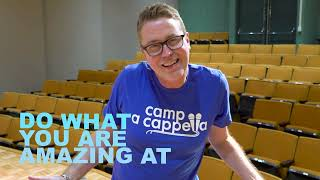
#> input picture engine/footage-picks/thumbs/-zSnIm_XyKk.jpg, 320 x 180 px
$ python -i make_thumb.py   (imports and definitions only)
#> lines starting #> are read from the running program, lines starting #| are printed output that depends on the picture
"""YouTube thumbnail in Bill Biffle's layout: guest photo left (760 px), charcoal panel right with serif name,
gold title lines and "with Deke Sharon".

Rasmus: official Ringmasters headshot (ringmasters.se/about, "ras.webp", 800x800 studio portrait), used instead of
a webcam frame from the call (Denis 2026-11-10: the webcam frame looked terrible, wanted a positive, fun image).
Scaled 1.2x with Lanczos only, no AI upscaler, so his face is not altered.

Usage: python make_thumb.py <photo> <out.jpg>
"""
import sys
from PIL import Image, ImageDraw, ImageFont, ImageFilter, ImageEnhance

W, H, PW = 1280, 720, 760
PANEL = (23, 23, 23)
CREAM, GOLD, WHITE = (242, 236, 220), (212, 168, 83), (245, 245, 245)
NAME = ["Rasmus", "Krigström"]
TITLE = ["Ringmasters", "2012 International", "Quartet Champion"]
FONTS = "C:/Windows/Fonts/"


def photo(src, box=None):
#> called with src = '../footage-picks/thumbs/-zSnIm_XyKk.jpg'
    im = Image.open(src).convert("RGB")
#> im is the input picture: PIL image 320x180 RGB; mean R, G, B 109.3, 101.7, 91
    if box:  # crop box (x0, y0, x1, y1) in the source, same 760:720 shape, e.g. from a 4K video frame
        im = im.crop(box).resize((PW, H), Image.LANCZOS)
        im = im.filter(ImageFilter.UnsharpMask(radius=1.0, percent=35, threshold=2))
        return ImageEnhance.Brightness(im).enhance(1.06)
    s = 1.2
    im = im.resize((round(im.width * s), round(im.height * s)), Image.LANCZOS)
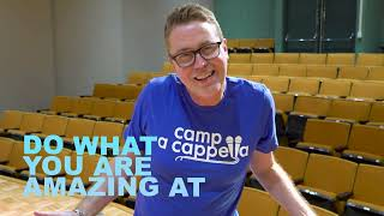
#> im: PIL image 384x216 RGB; mean R, G, B 109.3, 101.7, 91
    im = im.filter(ImageFilter.UnsharpMask(radius=1.2, percent=40, threshold=2))
    im = ImageEnhance.Brightness(im).enhance(1.04)
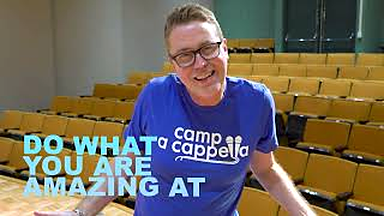
#> im: PIL image 384x216 RGB; mean R, G, B 113.1, 105.2, 93.8
    im = ImageEnhance.Color(im).enhance(1.05)
    # face centre in the 800 px source is about x 395, y 300: keep it a little left of the photo's centre
    cx = round(395 * s)
    x0 = max(0, min(im.width - PW, cx - PW // 2 + 10))
#> x0 = 0
    y0 = round(40 * s)
    crop = im.crop((x0, y0, x0 + PW, y0 + H))
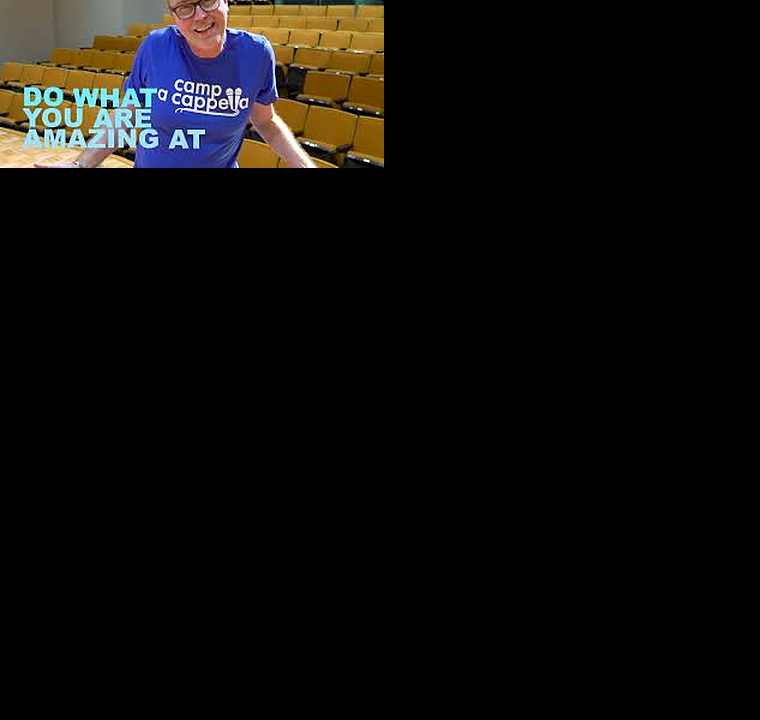
#> crop: PIL image 760x720 RGB; mean R, G, B 14, 12.6, 11.2
    if crop.height < H:  # pad the bottom with the suit colour if the photo runs out
        pad = Image.new("RGB", (PW, H), crop.getpixel((PW // 2, crop.height - 1)))
        pad.paste(crop, (0, 0))
        crop = pad
    return crop


def main(src, out, box=None):
    canvas = Image.new("RGB", (W, H), PANEL)
    canvas.paste(photo(src, box), (0, 0))
    d = ImageDraw.Draw(canvas)
    serif = ImageFont.truetype(FONTS + "cambriab.ttf", 84)
    sans = ImageFont.truetype(FONTS + "segoeui.ttf", 31)
    sans_b = ImageFont.truetype(FONTS + "seguisb.ttf", 29)
    x, y = 820, 160
    for line in NAME:
        d.text((x, y), line, font=serif, fill=CREAM)
        y += 104
    y += 10
    d.line((x, y, x + 90, y), fill=GOLD, width=4)
    y += 30
    for line in TITLE:
        d.text((x, y), line, font=sans, fill=GOLD)
        y += 45
    y += 22
    d.text((x, y), "with Deke Sharon", font=sans_b, fill=WHITE)
    canvas.save(out, quality=93)
    print("saved", out)


# [2 lines not run here, left out]

>>> result = photo('../footage-picks/thumbs/-zSnIm_XyKk.jpg')

$ run again, on engine/footage-picks/thumbs/50excXOTAuQ.jpg
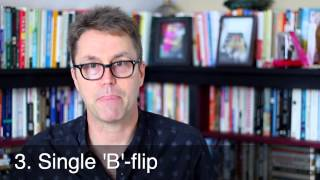
#> input picture engine/footage-picks/thumbs/50excXOTAuQ.jpg, 320 x 180 px
#> in photo, im is the input picture: PIL image 320x180 RGB; mean R, G, B 105.4, 100.8, 112.5
#> in photo, `im = im.resize((round(im.width * s), round(im.height * s)), Image.LANC..`:
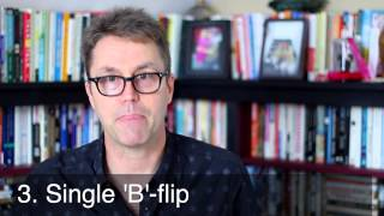
#> im: PIL image 384x216 RGB; mean R, G, B 105.4, 100.8, 112.4
#> in photo, `crop = im.crop((x0, y0, x0 + PW, y0 + H))`:
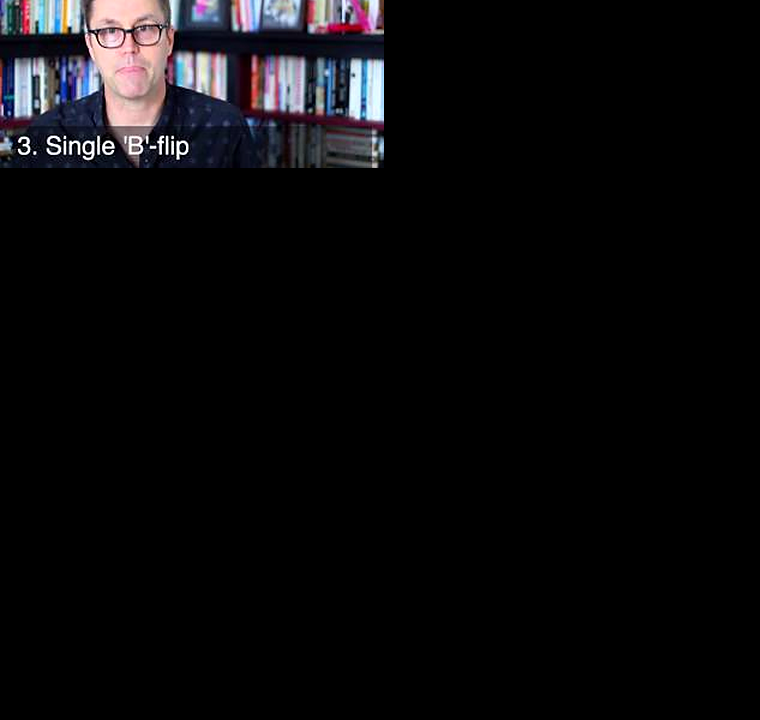
#> crop: PIL image 760x720 RGB; mean R, G, B 11.2, 10.5, 12.1

$ run again, on engine/footage-picks/thumbs/54tfRYHm_1I.jpg
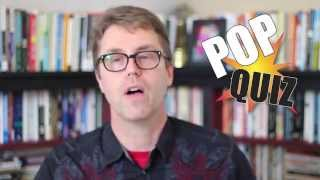
#> input picture engine/footage-picks/thumbs/54tfRYHm_1I.jpg, 320 x 180 px
#> in photo, im is the input picture: PIL image 320x180 RGB; mean R, G, B 132.1, 119.2, 121.3
#> in photo, `im = im.resize((round(im.width * s), round(im.height * s)), Image.LANC..`:
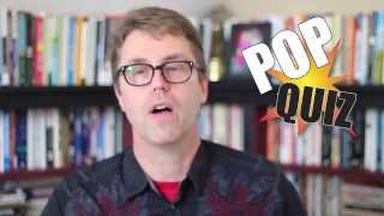
#> im: PIL image 384x216 RGB; mean R, G, B 132.1, 119.2, 121.2
#> in photo, `crop = im.crop((x0, y0, x0 + PW, y0 + H))`:
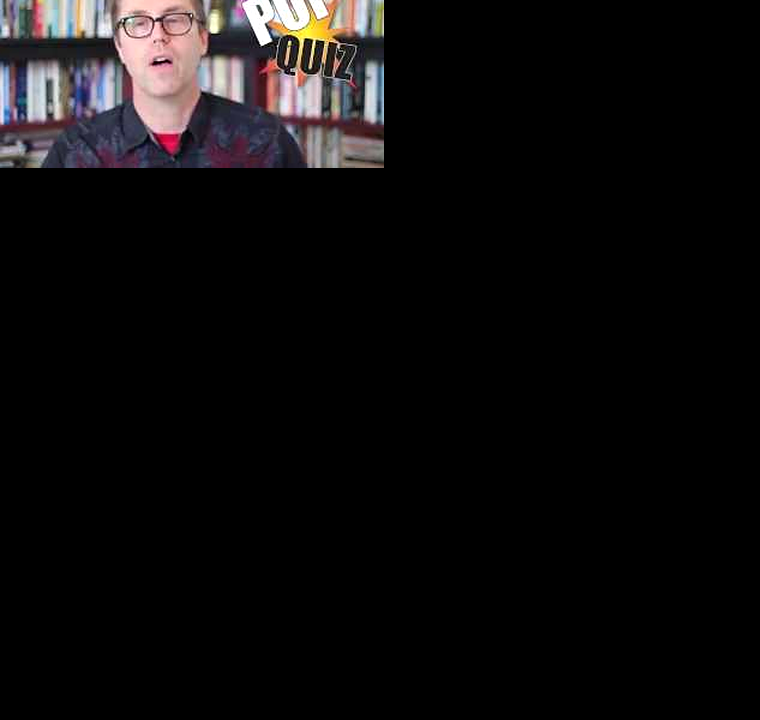
#> crop: PIL image 760x720 RGB; mean R, G, B 14.5, 12.8, 13.3

$ run again, on engine/footage-picks/thumbs/5ol9d9qHfTE.jpg
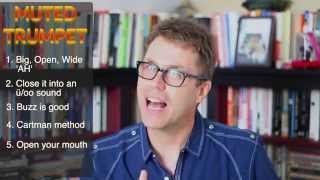
#> input picture engine/footage-picks/thumbs/5ol9d9qHfTE.jpg, 320 x 180 px
#> in photo, im is the input picture: PIL image 320x180 RGB; mean R, G, B 104.9, 96.9, 103.6
#> in photo, `im = im.resize((round(im.width * s), round(im.height * s)), Image.LANC..`:
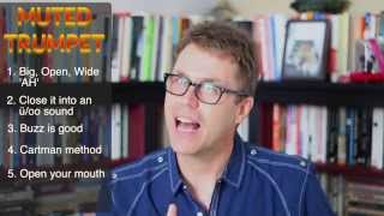
#> im: PIL image 384x216 RGB; mean R, G, B 104.9, 96.9, 103.6
#> in photo, `crop = im.crop((x0, y0, x0 + PW, y0 + H))`:
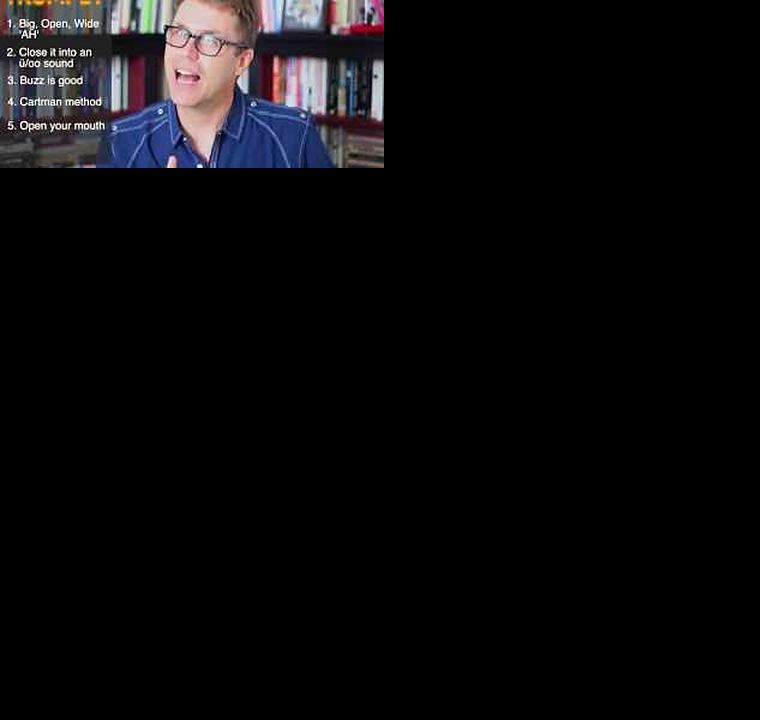
#> crop: PIL image 760x720 RGB; mean R, G, B 11.4, 10.5, 12
